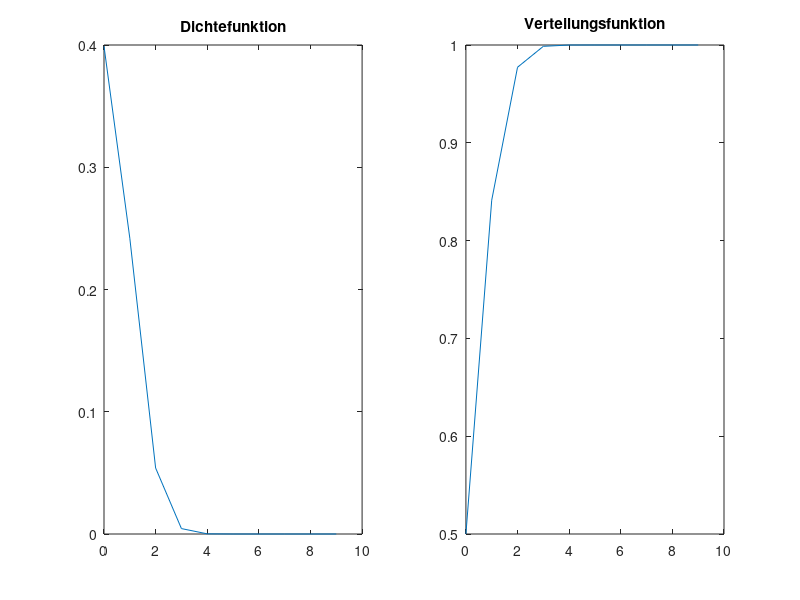
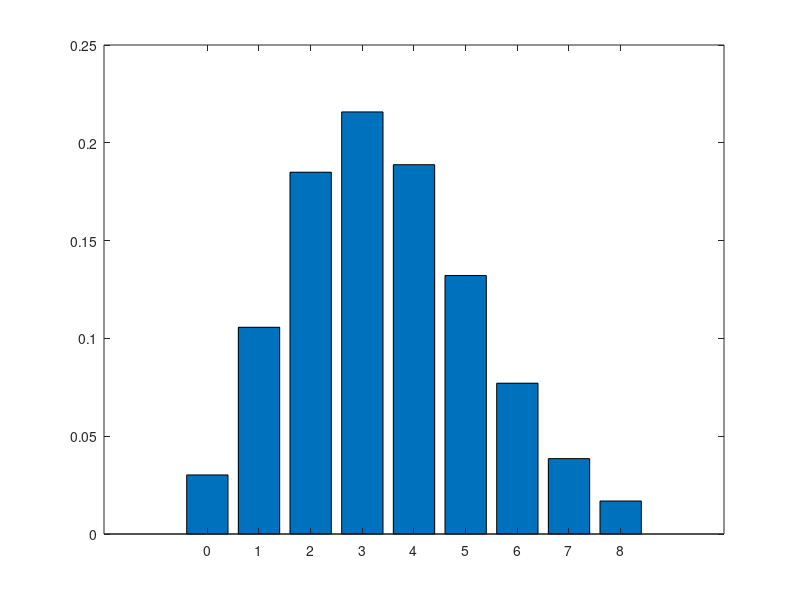
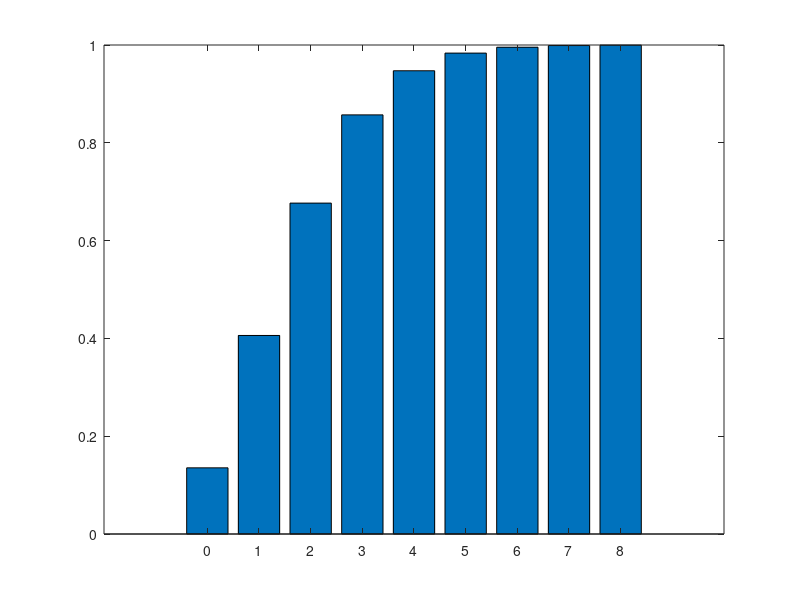
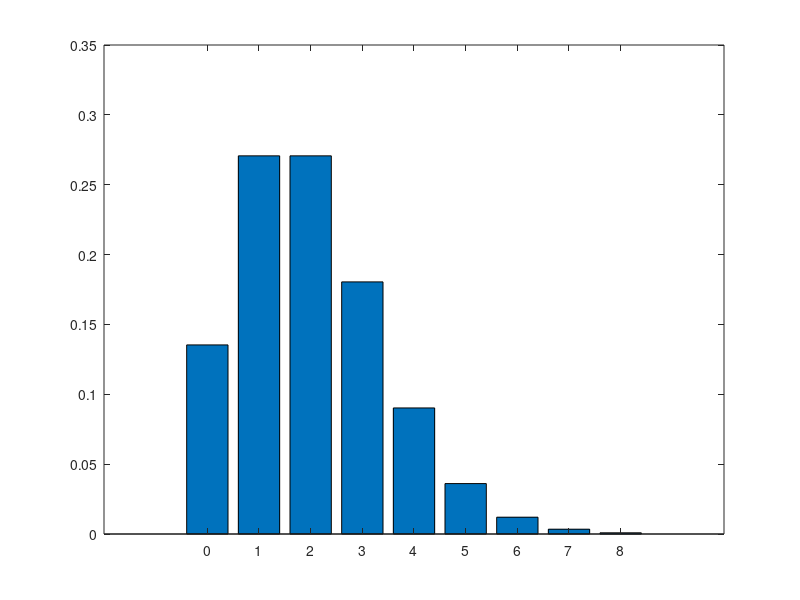

Here is the MATLAB script that generated these plots, in order:
clear;
clc;
format long;

disp("Aufgabe 1 a)")
 
 fun = @(x)(9 - x)^2;
 q = quad(fun,0,9)
 C = 1/q
 f = @(x) C *(9 - x)^2

 disp("Aufgabe 1 b)")
 F = @(x) C *(x(x^2-27*x + 243))/3 
 
 
 disp("Aufgabe 1 c)")
 x =[0:9];
 
 subplot(1,2,1), plot(x, normpdf(x)),title(" Dichtefunktion ")
 subplot(1,2,2), plot(x, normcdf(x)),title(" Verteilungsfunktion ")
 
 disp("Aufgabe 1 d) ")
 erwartung = @(x)x*C*(9 - x)^2;
 erwartungswert = quad(erwartung,0,9)
 abweichung = quad(@(x) ((x-erwartungswert)^2)*C*(9-x)^2,0,9)# vielleicht fehlerhaft
 
 disp("Aufgabe 1 e) ")#folgefehler moeglich
 RechErwartung = 30 + 80 * erwartungswert
 RechAbweichung = 80* abweichung
 
 disp("Aufgabe 2 ")
 #disp(" poisson pdf , dann cdf um mittelwert zu berehnen(7/2 = 3.5)")
 #A
 x=[0:1:8];
 mit = 3.5;
 
 figure(2),bar(x,poisspdf(x,mit))
 #B
 einsaetze = 1 - poisscdf(2,mit)
 #C
 dichte = poisscdf(x,2);
 verteilung = poisspdf(x,2);
 
 figure(3),bar(x,dichte)
 figure(4),bar(x,verteilung)
 #D
 inzwei = poisscdf(2,2)#alex fragen
 #E
 minfuenf = 1 - poisscdf(4,2)#alex fragen
 
 
 
 disp("Aufgabe 3 ")
  
 gamma = 0.95;
 wahrschinlichkeit = 1.96;   % laut sigma tabelle
 sig2 = 4;                    % Varianz
 sig  = sqrt(sig2);           % Standardabweichung
 v = [10 8 9 10 11 11 9 12 8 12];     % Schraubenlaengen
 mittelwert = mean(v);
 
 linkeGrenze = mittelwert - ((wahrschinlichkeit * sig)/ sqrt(10))
 rechteGrenze = mittelwert + ((wahrschinlichkeit * sig)/ sqrt(10))
 
 disp("Aufgabe 4")
 
 leuhtet = 10000; % in Stunden
 standardabweichung = 800; % in Stunden
 
 disp("Aufgabe 4 a) ")
 vierA = normcdf(9000 ,10000 , 800)
 
 disp("Aufgabe 4 b) ")
 vierB = normcdf(10500, 10000, 800) - vierA
 
 disp("Aufgabe 4 c) ")
 vierC = norminv(0.8,leuhtet,standardabweichung)
 
 disp("Aufgabe 4 d) ")
 vierD = norminv(0.1,leuhtet,standardabweichung)
 
 disp("Aufgabe 4 e) ")
 fun = 1 - normcdf(9000, 10000, 800);  
 bedingteVierE = 1 - normcdf(10500,10000,800);
 vierE =  bedingteVierE / fun
 
 disp("Aufgabe 5")
 mittel = 40000             % in km
 standardabweichung = 4310  % in km
 
 disp("Aufgabe 5 a)")
 fuenfA = normcdf(37500, mittel, standardabweichung)
 
 disp("Aufgabe 5 b)")
 fuenfB = 1 - normcdf(45000, mittel, standardabweichung)
 
 disp("Aufgabe 5 c)")
 fun = 1 - normcdf(42000, mittel, standardabweichung);
 fuenfC = binopdf(4,4,fun)
 
 disp("Aufgabe 5 d)")#?(ist anders)
 mue=40000;
sigma=4310;
 
 aquer = ((1-normcdf(38000,mue,sigma))^4);
 a=1-aquer
 
 disp("Aufgabe 5 e) ")
 fuenfE = norminv(0.2,  mittel, standardabweichung)
 